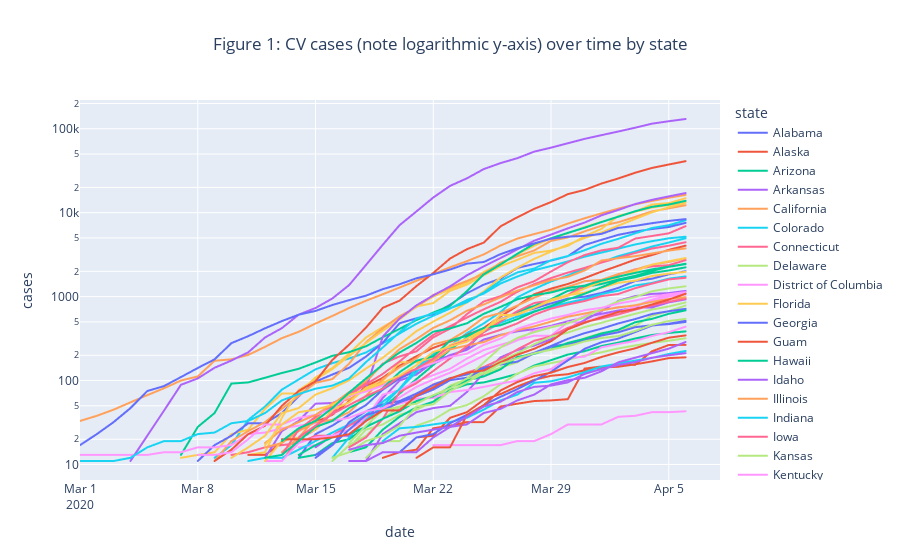

The notebook cell saved with this chart:
### Code cell
fig1_data = state_data.loc[state_data['cases'] > 10]
fig1 = px.line(fig1_data, x="date", y="cases", color='state', log_y=True,
               title='Figure 1: CV cases (note logarithmic y-axis) over time by state', 
               category_orders={'state': np.sort(state_data.state.unique()).tolist()},
               range_x=['2020-03-01', dt.datetime.now()])
fig1.update(layout=dict(title=dict(x=0.5)))
fig1.show()
